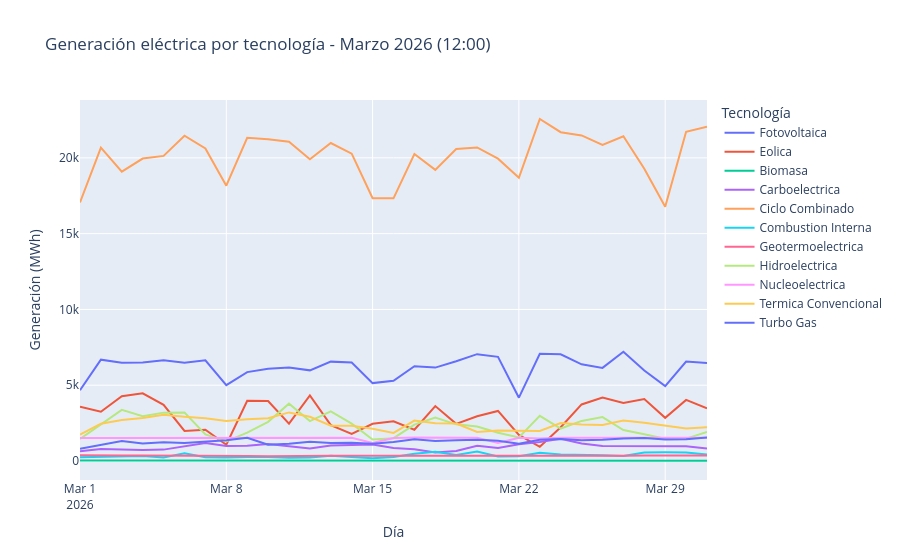

This figure's notebook cell:
### Code cell
fig.update_layout(
    legend_title="Tecnología",
    xaxis_title="Día",
    yaxis_title="Generación (MWh)"
)
